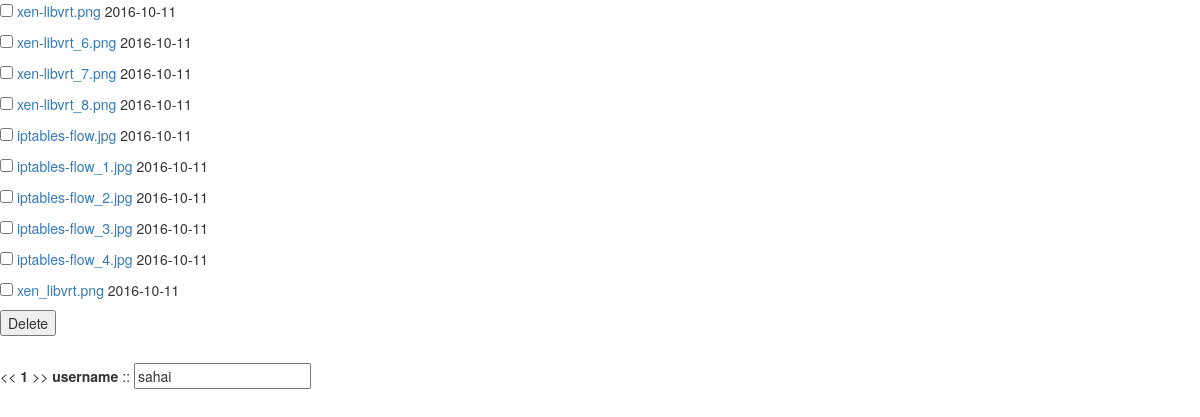
Page /list on the committed database.
### models.py (models this page shows, shortened)
class PostPic(db.Model):
    __tablename__ = "postpic"
    id = db.Column(db.Integer, primary_key=True)
    image = db.Column(db.String(255))
    link = db.Column(db.String(300))
    publish_date = db.Column(db.DateTime())

### view.py (the view, shortened to what this page needs)
@app.route('/list', methods=["GET", "POST"])
def list():
    post = {
            "username" : "sahai",
            'email': "sahai@yahoo.com",
            'country_code': 64210,
        }
    objpost =  Dic2obj(**post)
    form = ListForm(request.form, obj=objpost )
    page =  request.args.get('page', type=int, default=1)
    data = PostPic.query.order_by(PostPic.id).paginate(page, list_per_page, error_out=False)
    if   int(data.pages) <  int(page):
        return redirect ( "%s?page=%s" %( url_for('list'), data.pages ) )
    return render_template('list.html', data=data, form=form)

### forms.py
class ListForm(Form):
	username = StringField ("username", validators=[DataRequired()])
	email = StringField("email", validators=[Email()])
	country_code = IntegerField('country Code', validators=[DataRequired()])
	language = SelectField(u'Programming Language', choices=[('cpp', 'C++'), ('py', 'Python'), ('text', 'Plain Text')])
	available = SelectMultipleField('Available', choices=[('1','1'),('2','2')])

### templates/list.html (shortened to what this page needs)
<html>
<head>
{% include 'script.html' %}
</head>
<body>
{% from "_iter_pageshelp.html" import render_pagination %}
<form action="" method="POST">
{% for lists in data.items %}
	<p>
	<input type="checkbox" name="imageid" value="{{ lists.id }}" >
		{% if lists.link %}
			<a href="{{ url_for('show', path_id=lists.link ) }} "> {{  lists.image }} </a>
		{% else %}
			<a href="{{ url_for('show', path_id="aabbccdd" ) }} "> {{  lists.image }} </a>
		{% endif %}
			{{  lists.publish_date.strftime('%Y-%m-%d') }}
	</p>
{% endfor %}
<p> <input type="submit" value="Delete"> </p>
{% if data.has_prev: %}
  <a href='{{ url_for("list") }}?page={{ data.prev_num }}'>  << </a>
{%else %}
  <<
{% endif %}
{{ render_pagination(data, "list") }}
{% if data.has_next: %}
  <a href="{{ url_for('list') }}?page={{ data.next_num }}">  >> </a>
{%else %}
  >>
{% endif %}
{{ form.username.label }}  :: {{ form.username }}
</form>
</body>
<html>

### templates/script.html (shortened to what this page needs)
<link href="{{ url_for('static', filename="css/bootstrap.min.css") }}" rel="stylesheet">
<link href='{{ url_for("static", filename="css/fileinput.min.css") }}' media="all" rel="stylesheet" type="text/css" />

### templates/_iter_pageshelp.html
{% macro render_pagination(pagination, endpoint) %}
  <div class=pagination>
  {%- for page in pagination.iter_pages() %}
    {% if page %}
      {% if page != pagination.page %}
        <a href="{{ url_for(endpoint, page=page) }}">{{ page }}</a>
      {% else %}
        <strong>{{ page }}</strong>
      {% endif %}
    {% else %}
      <span class=ellipsis>…</span>
    {% endif %}
  {%- endfor %}
  </div>
{% endmacro %}

### rows in the picture
PostPic: image "xen-libvrt.png", publish_date "2016-10-11"
PostPic: image "xen-libvrt_6.png", publish_date "2016-10-11"
PostPic: image "xen-libvrt_7.png", publish_date "2016-10-11"
PostPic: image "xen-libvrt_8.png", publish_date "2016-10-11"
PostPic: image "iptables-flow.jpg", publish_date "2016-10-11"
PostPic: image "iptables-flow_1.jpg", publish_date "2016-10-11"
PostPic: image "iptables-flow_2.jpg", publish_date "2016-10-11"
PostPic: image "iptables-flow_3.jpg", publish_date "2016-10-11"
PostPic: image "iptables-flow_4.jpg", publish_date "2016-10-11"
PostPic: image "xen_libvrt.png", publish_date "2016-10-11"

### other values in the picture
{{ page }} "1"
